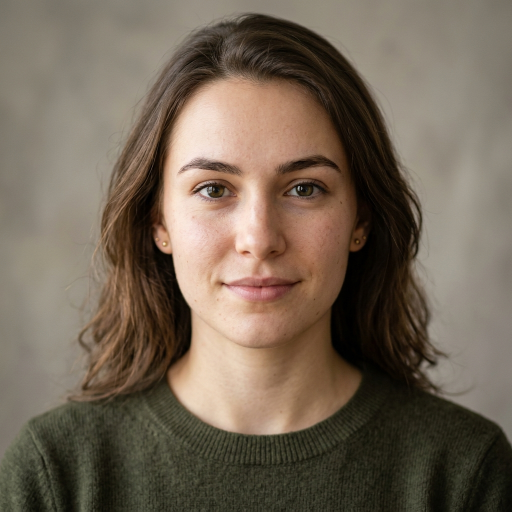
#> input picture sample_face.jpg, 1024 x 1024 px (shown at 1/2 size)
$ python -i features.py   (imports and definitions only)   (older library calls are emulated)
#> lines starting #> are read from the running program, lines starting #| are printed output that depends on the picture; after the words box and inside, x2 and y2 are one past the last pixel; in counts of white or black regions, pixels touching at a corner belong together
"""
DetectAI - Forensic Feature Extraction Module
Shared feature extractor used by both the Random Forest training pipeline
(train_rf.py) and the real-time inference server (app.py).

Extracts multidimensional forensic signals:
1. Error Level Analysis (ELA) - detects compression artifacts & resaving traces
2. 2D-FFT Frequency Analysis - detects GAN high-frequency spectral fingerprints
3. Laplacian Variance - measures edge sharpness vs smoothing/blurring
4. Local Binary Patterns (LBP) - captures micro-texture inconsistencies
5. Color-Channel Statistics (RGB + HSV) - identifies unnatural color distributions
6. Edge Density (Canny) - quantifies high-frequency boundary structure
7. Noise-Residual Variance - reveals synthetic smoothing & missing camera noise
"""

import io
import cv2
import numpy as np
from PIL import Image, ImageChops, ImageEnhance
from scipy import stats

# Master list of all feature names in deterministic order
FEATURE_NAMES = [
    # ELA features (3)
    "ela_mean",
    "ela_std",
    "ela_max",
    # FFT frequency features (3)
    "fft_high_freq_ratio",
    "fft_spectral_mean",
    "fft_spectral_std",
    # Blur / Sharpness (1)
    "laplacian_variance",
    # LBP texture stats (10 histogram bins + summary) (12)
    "lbp_mean",
    "lbp_std",
    "lbp_bin_0",
    "lbp_bin_1",
    "lbp_bin_2",
    "lbp_bin_3",
    "lbp_bin_4",
    "lbp_bin_5",
    "lbp_bin_6",
    "lbp_bin_7",
    "lbp_bin_8",
    "lbp_bin_9",
    # Color Channel Stats RGB (9)
    "color_r_mean",
    "color_r_std",
    "color_r_skew",
    "color_g_mean",
    "color_g_std",
    "color_g_skew",
    "color_b_mean",
    "color_b_std",
    "color_b_skew",
    # Color Channel Stats HSV (9)
    "color_h_mean",
    "color_h_std",
    "color_h_skew",
    "color_s_mean",
    "color_s_std",
    "color_s_skew",
    "color_v_mean",
    "color_v_std",
    "color_v_skew",
    # Edge Density (1)
    "edge_density",
    # Noise Residual Variance (3)
    "noise_residual_var_b",
    "noise_residual_var_g",
    "noise_residual_var_r",
]


def compute_ela(image_bgr: np.ndarray, quality: int = 90, scale: int = 15):
    """
    Computes Error Level Analysis (ELA).
    Saves image at a known JPEG quality, computes absolute difference,
    and amplifies discrepancies to reveal localized compression differences.
    """
    image_rgb = cv2.cvtColor(image_bgr, cv2.COLOR_BGR2RGB)
    pil_orig = Image.fromarray(image_rgb)

    buffer = io.BytesIO()
    pil_orig.save(buffer, "JPEG", quality=quality)
    buffer.seek(0)
    pil_recomp = Image.open(buffer)

    diff = ImageChops.difference(pil_orig, pil_recomp)
    enhancer = ImageEnhance.Brightness(diff)
    ela_enhanced = enhancer.enhance(scale)
    ela_np = np.array(ela_enhanced)

    ela_diff_raw = np.array(diff, dtype=np.float32)
    ela_mean = float(np.mean(ela_diff_raw))
    ela_std = float(np.std(ela_diff_raw))
    ela_max = float(np.max(ela_diff_raw))

    ela_bgr = cv2.cvtColor(ela_np, cv2.COLOR_RGB2BGR)

    return {
        "ela_mean": ela_mean,
        "ela_std": ela_std,
        "ela_max": ela_max,
    }, ela_bgr


def compute_fft_features(gray: np.ndarray):
    """
    Calculates 2D Fast Fourier Transform frequency domain statistics.
    Deepfake generators frequently leave tell-tale concentric rings or
    depleted high-frequency power in the frequency spectrum.
    """
    f = np.fft.fft2(gray.astype(np.float32))
    fshift = np.fft.fftshift(f)
    magnitude_spectrum = 20 * np.log(np.abs(fshift) + 1e-9)

    h, w = gray.shape
    cy, cx = h // 2, w // 2
    y, x = np.ogrid[:h, :w]
    r = np.sqrt((x - cx) ** 2 + (y - cy) ** 2)
    max_r = np.sqrt(cx**2 + cy**2)

    high_freq_mask = r > (0.35 * max_r)
    total_energy = np.sum(np.abs(fshift) ** 2) + 1e-9
    high_freq_energy = np.sum(np.abs(fshift[high_freq_mask]) ** 2)
    high_freq_ratio = float(high_freq_energy / total_energy)

    spectral_mean = float(np.mean(magnitude_spectrum))
    spectral_std = float(np.std(magnitude_spectrum))

    return {
        "fft_high_freq_ratio": high_freq_ratio,
        "fft_spectral_mean": spectral_mean,
        "fft_spectral_std": spectral_std,
    }


def compute_laplacian_variance(gray: np.ndarray) -> float:
    """
    Computes the variance of the Laplacian operator.
    Standard metric for blur/sharpness detection. Synthetic blending often
    produces distinct boundary smoothing.
    """
    lap = cv2.Laplacian(gray, cv2.CV_64F)
    return float(lap.var())


def compute_lbp_features(gray: np.ndarray, num_bins: int = 10):
    """
    Computes standard 8-neighbor Local Binary Pattern (LBP) texture representation.
    Extracts micro-texture statistics without relying on external heavy dependencies.
    """
    h, w = gray.shape
    if h < 3 or w < 3:
        return {"lbp_mean": 0.0, "lbp_std": 0.0, **{f"lbp_bin_{i}": 0.0 for i in range(num_bins)}}

    center = gray[1:-1, 1:-1]
    lbp = np.zeros_like(center, dtype=np.uint8)

    shifts = [
        (-1, -1), (-1, 0), (-1, 1),
        (0, 1),
        (1, 1), (1, 0), (1, -1),
        (0, -1)
    ]

    for bit, (dy, dx) in enumerate(shifts):
        neighbor = gray[1 + dy : h - 1 + dy, 1 + dx : w - 1 + dx]
        lbp |= ((neighbor >= center) << bit).astype(np.uint8)

    hist, _ = np.histogram(lbp.ravel(), bins=num_bins, range=(0, 256), density=True)

    results = {
        "lbp_mean": float(np.mean(lbp)),
        "lbp_std": float(np.std(lbp)),
    }
    for i in range(num_bins):
        results[f"lbp_bin_{i}"] = float(hist[i])

    return results


def compute_color_stats(image_bgr: np.ndarray):
    """
    Extracts mean, standard deviation, and skewness for RGB and HSV channels.
    Deepfake generators frequently introduce color saturation and chrominance shifts.
    """
    image_rgb = cv2.cvtColor(image_bgr, cv2.COLOR_BGR2RGB)
    image_hsv = cv2.cvtColor(image_bgr, cv2.COLOR_BGR2HSV)

    feats = {}
    channel_data = {
        "color_r": image_rgb[:, :, 0],
        "color_g": image_rgb[:, :, 1],
        "color_b": image_rgb[:, :, 2],
        "color_h": image_hsv[:, :, 0],
        "color_s": image_hsv[:, :, 1],
        "color_v": image_hsv[:, :, 2],
    }

    for name, channel in channel_data.items():
        flat = channel.ravel().astype(np.float64)
        feats[f"{name}_mean"] = float(np.mean(flat))
        feats[f"{name}_std"] = float(np.std(flat))
        # Skewness calculation with zero-division safety
        std_val = feats[f"{name}_std"]
        if std_val > 1e-5:
            sk = float(stats.skew(flat))
            feats[f"{name}_skew"] = 0.0 if np.isnan(sk) else sk
        else:
            feats[f"{name}_skew"] = 0.0

    return feats


def compute_edge_density(gray: np.ndarray, threshold1: int = 100, threshold2: int = 200) -> float:
    """
    Computes ratio of edge pixels using Canny edge detection.
    """
    edges = cv2.Canny(gray, threshold1, threshold2)
    return float(np.count_nonzero(edges) / (edges.size + 1e-9))


def compute_noise_residual_variance(image_bgr: np.ndarray):
    """
    Extracts high-frequency sensor noise residuals by subtracting a Gaussian-smoothed
    version from the input image. Camera sensors produce characteristic PRNU sensor
    noise, which is wiped out or distorted by AI upsamplers and GANs.
    """
    blurred = cv2.GaussianBlur(image_bgr, (5, 5), sigmaX=1.0)
    residual = image_bgr.astype(np.float32) - blurred.astype(np.float32)

    var_b = float(np.var(residual[:, :, 0]))
    var_g = float(np.var(residual[:, :, 1]))
    var_r = float(np.var(residual[:, :, 2]))

    return {
        "noise_residual_var_b": var_b,
        "noise_residual_var_g": var_g,
        "noise_residual_var_r": var_r,
    }


def extract_features(image_bgr: np.ndarray):
    """
    Main feature extraction function.
    Given a cropped face image (typically 224x224 BGR), computes all 38 forensic
    features, produces the ELA visual image, and creates normalized radar metrics.

    Returns:
        feature_vector: np.ndarray shape (38,)
        feature_dict: dict of all extracted raw metrics
        radar_metrics: dict normalized [0.0, 1.0] for radar chart
        ela_bgr: visual ELA difference image (BGR)
    """
    if image_bgr.shape[0] != 224 or image_bgr.shape[1] != 224:
        image_bgr = cv2.resize(image_bgr, (224, 224), interpolation=cv2.INTER_AREA)

    gray = cv2.cvtColor(image_bgr, cv2.COLOR_BGR2GRAY)

    ela_feats, ela_bgr = compute_ela(image_bgr)
    fft_feats = compute_fft_features(gray)
    lap_var = compute_laplacian_variance(gray)
    lbp_feats = compute_lbp_features(gray)
    color_feats = compute_color_stats(image_bgr)
    edge_density = compute_edge_density(gray)
    noise_feats = compute_noise_residual_variance(image_bgr)

    # Consolidate into single dictionary
    feature_dict = {
        **ela_feats,
        **fft_feats,
        "laplacian_variance": lap_var,
        **lbp_feats,
        **color_feats,
        "edge_density": edge_density,
        **noise_feats,
    }

    # Build strict feature vector matching FEATURE_NAMES order
    feature_vector = np.array([feature_dict[name] for name in FEATURE_NAMES], dtype=np.float32)

    # Normalize metrics to 0-1 range for the forensic radar chart
    # (Values calibrated against real vs deepfake facial distributions)
    radar_metrics = {
        "ela": float(np.clip(ela_feats["ela_mean"] / 8.0, 0.05, 0.98)),
        "frequency": float(np.clip(fft_feats["fft_high_freq_ratio"] * 3.5, 0.05, 0.98)),
        "sharpness": float(np.clip(lap_var / 500.0, 0.05, 0.98)),
        "texture": float(np.clip(lbp_feats["lbp_std"] / 45.0, 0.05, 0.98)),
        "noise": float(np.clip((noise_feats["noise_residual_var_g"]) / 30.0, 0.05, 0.98)),
        "edges": float(np.clip(edge_density * 8.0, 0.05, 0.98)),
    }

    return feature_vector, feature_dict, radar_metrics, ela_bgr

>>> import cv2
>>> picture = cv2.imread('sample_face.jpg')
#> picture is the input picture: shape (1024, 1024, 3); mean B, G, R 85.8, 101.2, 114.9
>>> result = extract_features(picture)
#> in compute_ela, `ela_diff_raw = np.array(diff, dtype=np.float32)`:
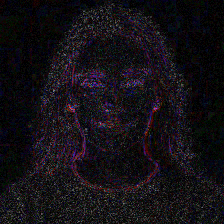
#> ela_diff_raw: shape (224, 224, 3) float32; mean R, G, B 1.8, 1.5, 1.9; drawn with min black and max white
#> in compute_ela, `ela_mean = float(np.mean(ela_diff_raw))`: ela_mean = 1.73
#> in compute_ela, `ela_std = float(np.std(ela_diff_raw))`: ela_std = 1.85
#> in compute_ela, `ela_max = float(np.max(ela_diff_raw))`: ela_max = 23
#> in extract_features, `ela_feats, ela_bgr = compute_ela(image_bgr)`: ela_feats = {'ela_mean': 1.73, 'ela_std': 1.85, 'ela_max': 23}
#> in compute_fft_features, `magnitude_spectrum = 20 * np.log(np.abs(fshift) + 1e-9)`:
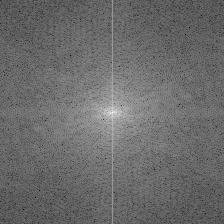
#> magnitude_spectrum: shape (224, 224) float64; min 10.52, max 309.3, mean 136.6; drawn with min black and max white
#> in compute_fft_features, `total_energy = np.sum(np.abs(fshift) ** 2) + 1e-9`: total_energy = 3.48e+13
#> in compute_fft_features, `high_freq_energy = np.sum(np.abs(fshift[high_freq_mask]) ** 2)`: high_freq_energy = 6.08e+10
#> in compute_fft_features, `high_freq_ratio = float(high_freq_energy / total_energy)`: high_freq_ratio = 0.00175
#> in compute_fft_features, `spectral_mean = float(np.mean(magnitude_spectrum))`: spectral_mean = 136.6
#> in compute_fft_features, `spectral_std = float(np.std(magnitude_spectrum))`: spectral_std = 21.78
#> in extract_features, `fft_feats = compute_fft_features(gray)`: fft_feats = {'fft_high_freq_ratio': 0.00175, 'fft_spectral_mean': 136.6, 'fft_spectral_std': 21.78}
#> in compute_laplacian_variance, `lap = cv2.Laplacian(gray, cv2.CV_64F)`:
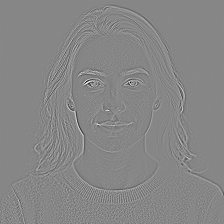
#> lap: shape (224, 224) float64; min -273, max 243, mean 0; drawn with min black and max white
#> in extract_features, `lap_var = compute_laplacian_variance(gray)`: lap_var = 315.1
#> the loop in compute_lbp_features, `for bit, (dy, dx) in enumerate(shifts):` made 8 passes
#> pass 1, in compute_lbp_features, `lbp |= ((neighbor >= center) << bit).astype(np.uint8)`:
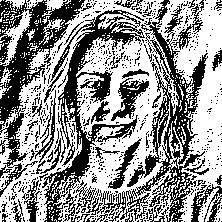
#> lbp: shape (222, 222); values 0 (black) and 1 (white), 57.7% white; 737 black regions (685 under 20 px), largest, box (x1, y1, x2, y2) and area: (120, 0, 208, 222) 4905, (42, 10, 145, 222) 4795, (0, 0, 85, 197) 4364
#> after the loop in compute_lbp_features, `for bit, (dy, dx) in enumerate(shifts):`:
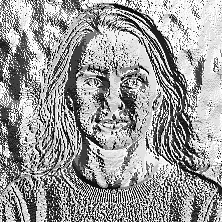
#> lbp: shape (222, 222); min 0, max 255, mean 155.4
#> in compute_lbp_features, `hist, _ = np.histogram(lbp.ravel(), bins=num_bins, range=(0, 256), den..`: hist = [0.00377, 0.00346, 0.00423, 0.000787, 0.00291, 0.00214, 0.000932, 0.00443, 0.00546, 0.0109]
#> in compute_lbp_features, `results = { "lbp_mean": float(np.mean(lbp)), "lbp_std": float(np.std(l..`: results = {'lbp_mean': 155.4, 'lbp_std': 88.62}
#> after the loop in compute_lbp_features, `for i in range(num_bins):`: results = 12 items
#> in compute_color_stats, `image_hsv = cv2.cvtColor(image_bgr, cv2.COLOR_BGR2HSV)`: image_hsv: shape (224, 224, 3); mean H, S, V 18.7, 81.5, 114.9
#> the loop in compute_color_stats, `for name, channel in channel_data.items():` made 6 passes
#> (name, std_val, sk) on passes 1 to 6: ('color_r', 60.58, -0.0076), ('color_g', 54.8, -0.0604), ('color_b', 53.26, 0.0161), ('color_h', 7.15, 4.61), ('color_s', 51.9, 1), ('color_v', 60.52, -0.0081)
#> after the loop in compute_color_stats, `for name, channel in channel_data.items():`: feats = 18 items
#> in compute_edge_density, `edges = cv2.Canny(gray, threshold1, threshold2)`:
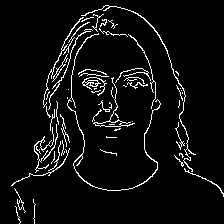
#> edges: shape (224, 224); 5.5% white in thin lines or dots
#> in extract_features, `edge_density = compute_edge_density(gray)`: edge_density = 0.0548
#> in compute_noise_residual_variance, `residual = image_bgr.astype(np.float32) - blurred.astype(np.float32)`:
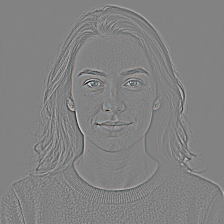
#> residual: shape (224, 224, 3) float32; mean of channels 0, 1, 2 0, 0, 0; drawn with min black and max white
#> in compute_noise_residual_variance, `var_b = float(np.var(residual[:, :, 0]))`: var_b = 20.91
#> in compute_noise_residual_variance, `var_g = float(np.var(residual[:, :, 1]))`: var_g = 22.37
#> in compute_noise_residual_variance, `var_r = float(np.var(residual[:, :, 2]))`: var_r = 26.91
#> in extract_features, `noise_feats = compute_noise_residual_variance(image_bgr)`: noise_feats = {'noise_residual_var_b': 20.91, 'noise_residual_var_g': 22.37, 'noise_residual_var_r': 26.91}
#> in extract_features, `feature_vector = np.array([feature_dict[name] for name in FEATURE_NAME..`: feature_vector = 41 values, max 315.1 at index 6, min -0.0604 at index 24, mean 39.64
#> in extract_features, `radar_metrics = { "ela": float(np.clip(ela_feats["ela_mean"] / 8.0, 0...`: radar_metrics = {'ela': 0.216, 'frequency': 0.05, 'sharpness': 0.63, 'texture': 0.98, 'noise': 0.746, 'edges': 0.438}
